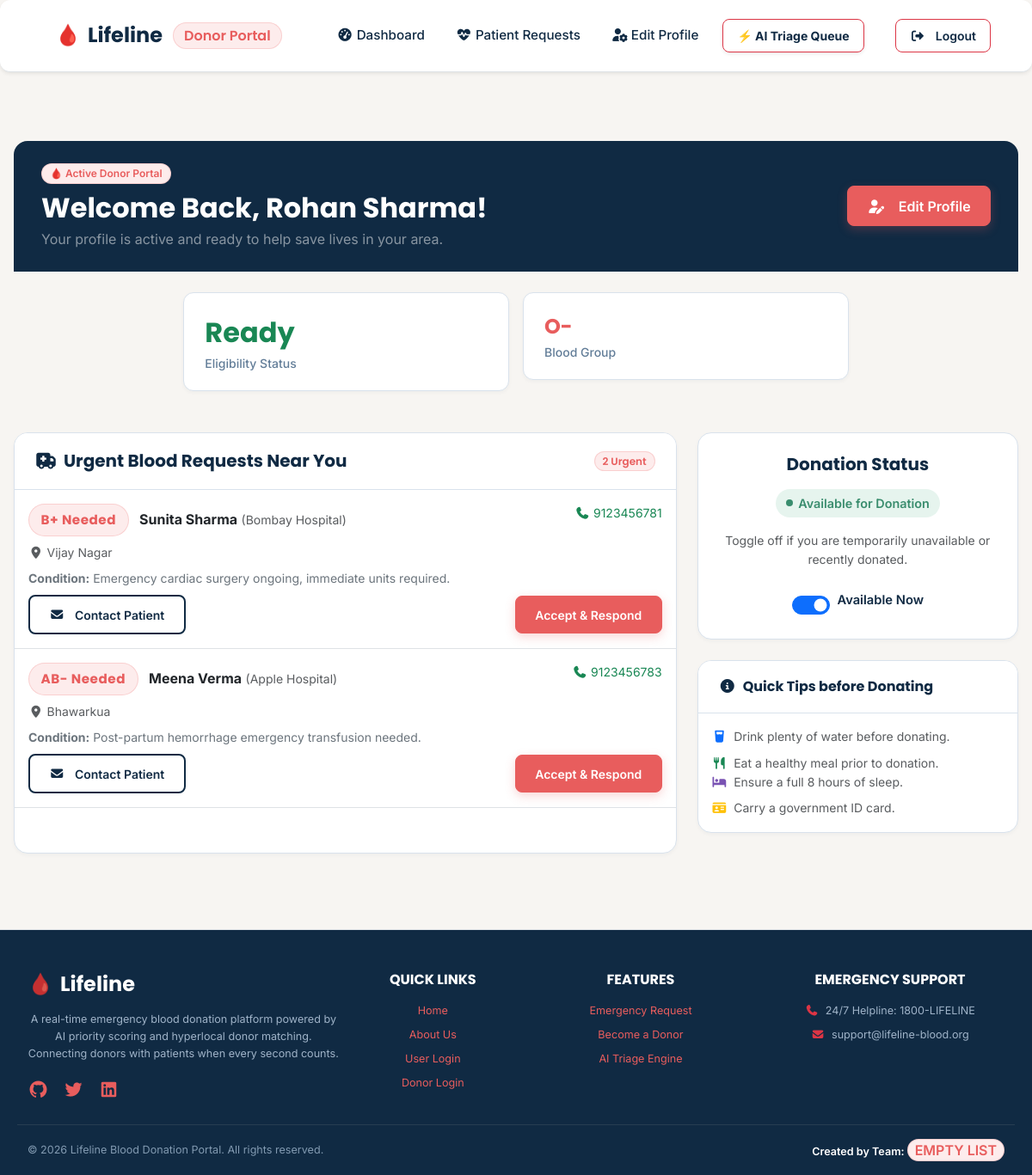
The page /donor-home/ (signed in) on the database its author committed.
### bank_app/models.py (models this page shows, shortened)
class DonorDetail(models.Model):
    name = models.CharField(max_length=45)
    phone = models.CharField(max_length=13)
    email = models.EmailField(max_length=45, primary_key=True)
    password = models.CharField(max_length=20, default="")
    blood_group = models.CharField(max_length=5)
    locality = models.CharField(max_length=100, default="")
    last_donation_date = models.DateField(blank=True, null=True)
    never_donated = models.BooleanField(default=False)
    health_conditions = models.TextField(blank=True, null=True)

class PatientDetails(models.Model):
    patient_name = models.CharField(max_length=45)
    patient_phone = models.CharField(max_length=13)
    patient_email = models.EmailField(max_length=45, primary_key=True)
    password = models.CharField(max_length=20)
    required_blood_group = models.CharField(max_length=5)
    locality = models.CharField(max_length=100, default="")
    condition = models.TextField(blank=True, null=True)
    hospital = models.CharField(max_length=100, default="")
    medical_report = models.FileField(upload_to="medicalReports", null=True, blank=True)
    is_approved = models.BooleanField(default=False)

### bank_app/views.py (the view)
# urls.py: path('donor-home/', views.donor_home, name='donor-home'),
def donor_home(request):
    donor_email = request.session.get('session_key')
    current_donor = None
    if donor_email:
        current_donor = DonorDetail.objects.filter(email=donor_email).first()
    patient_requests = PatientDetails.objects.filter(is_approved=True)
    context = {
        'donor': current_donor,
        'patient_requests': patient_requests,
        'total_requests': patient_requests.count(),
    }
    return render(request, 'donor/donor_home.html', context)

### bank_app/templates/donor/donor_home.html (shortened to what this page needs)
<!DOCTYPE html>
<html lang="en">
    {% load static %}
<head>
    {% include 'common/common_css.html' %}
</head>
<body>
    {% include 'donor/donor_header.html' %}
    <div class="main-div">
        <div class="dashboard-header d-flex flex-wrap align-items-center justify-content-between gap-3 mb-4">
            <div>
                <span class="badge bg-danger mb-2">🩸 Active Donor Portal</span>
                <h1 class="h2 text-white fw-bold mb-1">Welcome Back, {% if donor %}{{ donor.name }}{% else %}Donor{% endif %}!</h1>
                <p class="text-white-50 mb-0">Your profile is active and ready to help save lives in your area.</p>
            </div>
            <div class="d-flex gap-2">
                <a href="{% url 'edit-donor-details' %}" class="btn btn-coral"><i class="fa-solid fa-user-pen me-2"></i>Edit Profile</a>
            </div>
        </div>
        <div class="row g-3 mb-5 justify-content-center">
            <div class="col-6 col-md-4">
                <div class="stat-card">
                    <div class="stat-number text-success">Ready</div>
                    <div class="stat-label">Eligibility Status</div>
                </div>
            </div>
            <div class="col-6 col-md-4">
                <div class="stat-card">
                    <div class="stat-number" style="font-size: 1.5rem;">{% if donor %}{{ donor.blood_group }}{% else %}N/A{% endif %}</div>
                    <div class="stat-label">Blood Group</div>
                </div>
            </div>
        </div>
        <div class="row g-4 mb-5">
            <div class="col-lg-8">
                <div class="card shadow-sm h-100">
                    <div class="card-header d-flex align-items-center justify-content-between">
                        <h2 class="h5 mb-0 text-navy fw-bold"><i class="fa-solid fa-truck-medical text-coral me-2"></i>Urgent Blood Requests Near You</h2>
                        <span class="badge bg-danger">{{ total_requests }} Urgent</span>
                    </div>
                    <div class="card-body p-0">
                        {% if patient_requests %}
                        <div class="list-group list-group-flush">
                            {% for patient in patient_requests %}
                            <div class="list-group-item p-3 border-bottom">
                                <div class="d-flex justify-content-between align-items-start mb-2">
                                    <div>
                                        <span class="blood-badge me-2">{{ patient.required_blood_group }} Needed</span>
                                        <strong class="text-navy">{{ patient.patient_name }}</strong>
                                        {% if patient.hospital %}
                                        <span class="text-muted small">({{ patient.hospital }})</span>
                                        {% endif %}
                                    </div>
                                    <a href="tel:{{ patient.patient_phone }}" class="text-decoration-none small text-success">
                                        <i class="fa-solid fa-phone me-1"></i>{{ patient.patient_phone }}
                                    </a>
                                </div>
                                <p class="text-muted small mb-2">
                                    <i class="fa-solid fa-location-dot me-1 text-coral"></i>{{ patient.locality|default:"Location not specified" }}
                                </p>
                                {% if patient.condition %}
                                <p class="small text-secondary mb-2">
                                    <strong>Condition:</strong> {{ patient.condition }}
                                </p>
                                {% endif %}
                                <div class="d-flex justify-content-between align-items-center mt-2">
                                    <a href="mailto:{{ patient.patient_email }}" class="btn btn-sm btn-outline-navy">
                                        <i class="fa-solid fa-envelope me-1"></i>Contact Patient
                                    </a>
                                    <button class="btn btn-sm btn-primary">Accept & Respond</button>
                                </div>
                            </div>
                            {% endfor %}
                        </div>
                        {% else %}
                        <div class="text-center py-4">
                            <i class="fa-solid fa-check-circle text-success fs-1 mb-2"></i>
                            <p class="text-muted mb-0">No urgent patient blood requests right now.</p>
                        </div>
                        {% endif %}
                    </div>
                </div>
            </div>
            <div class="col-lg-4">
                <div class="card shadow-sm mb-4">
                    <div class="card-body text-center p-4">
                        <h3 class="h5 text-navy fw-bold mb-3">Donation Status</h3>
                        <div class="status-available mb-3 justify-content-center">
                            <span class="status-dot"></span> Available for Donation
                        </div>
                        <p class="text-muted small mb-4">Toggle off if you are temporarily unavailable or recently donated.</p>
                        <div class="form-check form-switch d-flex justify-content-center gap-2 align-items-center ps-0">
                            <input class="form-check-input ms-0" type="checkbox" id="availabilitySwitch" checked style="width: 2.8em; height: 1.4em; cursor: pointer;">
                            <label class="form-check-label fw-semibold text-navy cursor-pointer" for="availabilitySwitch">Available Now</label>
                        </div>
                    </div>
                </div>
                <div class="card shadow-sm">
                    <div class="card-header">
                        <h3 class="h6 mb-0 text-navy fw-bold"><i class="fa-solid fa-circle-info text-coral me-2"></i>Quick Tips before Donating</h3>
                    </div>
                    <div class="card-body p-3">
                        <ul class="list-unstyled small text-muted mb-0">
                            <li class="mb-2"><i class="fa-solid fa-glass-water text-primary me-2"></i>Drink plenty of water before donating.</li>
                            <li class="mb-2"><li class="fa-solid fa-utensils text-success me-2" style="list-style-type:none;"></li>Eat a healthy meal prior to donation.</li>
                            <li class="mb-2"><i class="fa-solid fa-bed text-purple me-2" style="color:#7952b3;"></i>Ensure a full 8 hours of sleep.</li>
                            <li class="mb-0"><i class="fa-solid fa-id-card text-warning me-2"></i>Carry a government ID card.</li>
                        </ul>
                    </div>
                </div>
            </div>
        </div>
    </div>
    {% include 'common/footer.html' %}
</body>
</html>

### rows shown on the page
DonorDetail: name "Rohan Sharma", blood_group "O-"
PatientDetails: required_blood_group "B+", patient_name "Sunita Sharma", hospital "Bombay Hospital", patient_phone "9123456781", locality "Vijay Nagar", condition "Emergency cardiac surgery ongoing, immediate units required."
PatientDetails: required_blood_group "AB-", patient_name "Meena Verma", hospital "Apple Hospital", patient_phone "9123456783", locality "Bhawarkua", condition "Post-partum hemorrhage emergency transfusion needed."

### other values the page prints
{{ total_requests }} "2"
